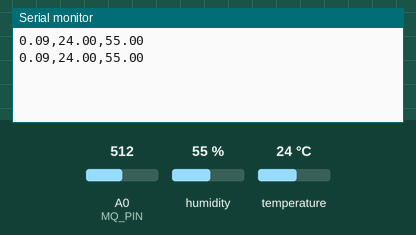
The sketch below on a simulated Arduino Uno, built with avr-gcc and run on an emulated ATmega328P. On the bench: the last lines printed to the serial monitor. Inputs (shaded band) come from the test bench; at power-on: A0 (MQ_PIN) = 512, humidity 55 %, temperature 24 °C.

Above: at 1.8 s.
1.9 s: A0 (MQ_PIN) set to 0
At 2.8 s:
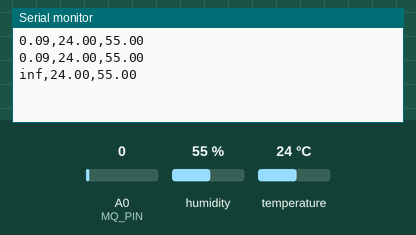
4.5 s: humidity set to 22 %
At 5.4 s:
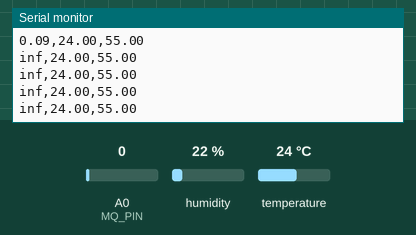
6.0 s: temperature set to 12 °C
At 6.4 s:
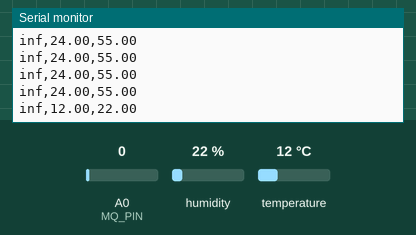
7.5 s: A0 (MQ_PIN) set to 122
At 8.8 s:
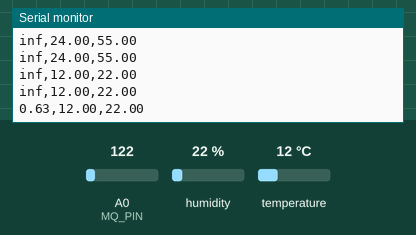
9.0 s: humidity set to 40 %
At 9.9 s:
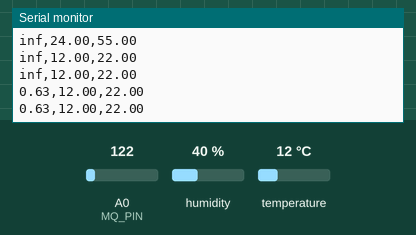
Timing chart, 0 to 11.5 s (numbered marks = the images above; inputs shaded):
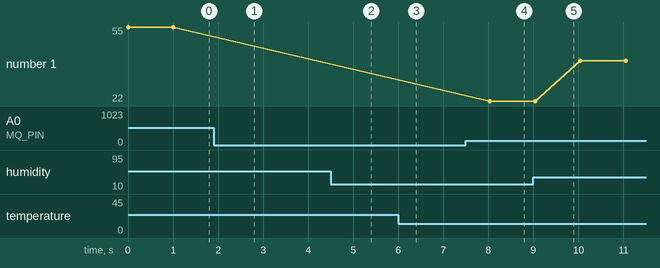

Measured:
- after the input at 1.9 s, the serial monitor: prints a new line after 0.11 s (image 1)
- after the input at 6.0 s, the serial monitor: prints a new line at once (image 3)
- after the input at 7.5 s, the serial monitor: prints a new line after 0.54 s (image 4)
- plotted number 1: 22 → 40 after the input at 9.0 s

The sketch:

Air_Data_Receiving.ino
```cpp
#include <DHT.h>

#define DHTPIN 2
#define DHTTYPE DHT22

#define MQ_PIN A0
#define RL_VALUE 10.0
#define R0 117.1   // ★ 보정된 값

DHT dht(DHTPIN, DHTTYPE);

void setup() {
  Serial.begin(9600);
  dht.begin();  // DHT 센서 초기화
}

void loop() {
  int adc = analogRead(MQ_PIN);
  float rs = RL_VALUE * (1023.0 / adc - 1.0);
  float ratio = rs / R0;

  // DHT22 센서 읽기
  float t = dht.readTemperature();  // 섭씨
  float h = dht.readHumidity();

  // 센서 오류 처리
  if (isnan(t) || isnan(h)) {
    Serial.println("DHT read failed!");
  } else {
    Serial.print(ratio);  // MQ 센서 보정값
    Serial.print(",");
    Serial.print(t);
    Serial.print(",");
    Serial.println(h);
  }

  delay(1000);
}
```
